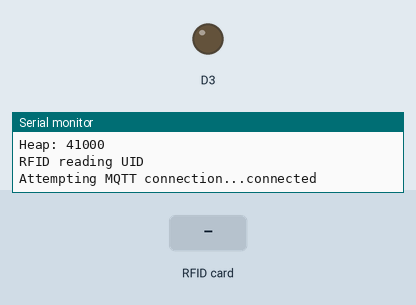
This sketch was run on a simulated ESP8266 (NodeMCU). Parts: output pins drawn as LEDs (lit = HIGH), the last lines printed to the serial monitor. The test bench sets the inputs (shaded band). WiFi joins after 1.5 s; servers stay silent unless stated; network time is answered at once with the bench clock; the local clock reads 2024-03-15 10:24:30 at power-on unless the sketch sets it; storage starts empty; no MQTT or app messages arrive unless stated; pins used as bus, display or sensor lines are not drawn.

Above: at 7.1 s.
7.2 s: RFID card 17 01 C2 3B held to the reader
At 8.2 s:
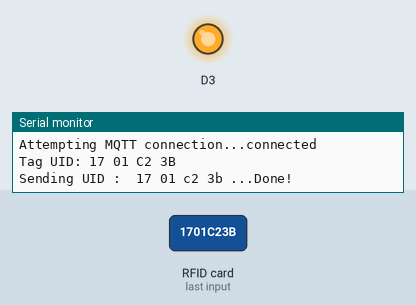
Timing chart, 0 to 14.0 s (numbered marks = the images above; inputs shaded):
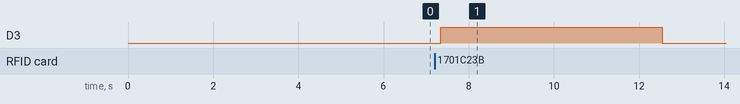

Measured:
- after the input at 7.2 s, D3: LOW → HIGH after 0.14 s, → LOW 5.2 s later

The sketch:

RFID_door_ESP.ino
```cpp
/* IOT Project
 * RFID-enabled Door Lock System
 * By:
 * TANUMON ROY
 * B. Tech (3/4) - ECE - 174259
*/

#include "FS.h"
#include <ESP8266WiFi.h>
#include <PubSubClient.h>
#include <NTPClient.h>
#include <WiFiUdp.h>
#include <SPI.h>
#include <MFRC522.h>
#include <BlynkSimpleEsp8266.h>

#define SS_PIN D4
#define RST_PIN D2
//#define openLED D0
//#define closeLED D1
//#define waitLED D8
MFRC522 mfrc522(SS_PIN, RST_PIN);

// Update these with values suitable for your network.

const char* ssid = "*****";
const char* password = "*****";

#define BLYNK_AUTH "*****" //Blynk App Auth code

WiFiUDP ntpUDP;
NTPClient timeClient(ntpUDP, "pool.ntp.org");

const char* AWS_endpoint = "*****"; //MQTT broker ip

void callback(char* topic, byte* payload, unsigned int length) {
Serial.print("Message arrived [");
Serial.print(topic);
Serial.print("] ");
for (int i = 0; i < length; i++) {
Serial.print((char)payload[i]);
}
Serial.println();

}
WiFiClientSecure espClient;
PubSubClient client(AWS_endpoint, 8883, callback, espClient); //set MQTT port number to 8883 as per //standard
//long lastMsg = 0;
//char msg[50];
//int value = 0;

void setup_wifi() {

delay(10);
// We start by connecting to a WiFi network
espClient.setBufferSizes(512, 512);
Serial.println();
Serial.print("Connecting to ");
Serial.println(ssid);

WiFi.begin(ssid, password);

while (WiFi.status() != WL_CONNECTED) {
delay(500);
Serial.print(".");
}

Serial.println("");
Serial.println("WiFi connected");
Serial.println("IP address: ");
Serial.println(WiFi.localIP());

timeClient.begin();
while(!timeClient.update()){
timeClient.forceUpdate();
}

espClient.setX509Time(timeClient.getEpochTime());

}

void reconnect() {
// Loop until we're reconnected
while (!client.connected()) {
Serial.print("Attempting MQTT connection...");
// Attempt to connect
if (client.connect("ESPthing")) {
Serial.println("connected");
// Once connected, publish an announcement...
client.publish("outTopic", "hello world");
// ... and resubscribe
client.subscribe("inTopic");
} else {
Serial.print("failed, rc=");
Serial.print(client.state());
Serial.println(" try again in 5 seconds");

char buf[256];
espClient.getLastSSLError(buf,256);
Serial.print("WiFiClientSecure SSL error: ");
Serial.println(buf);

// Wait 5 seconds before retrying
delay(5000);
}
}
}

void setup() {

Blynk.begin(BLYNK_AUTH, ssid, password);
Serial.begin(115200);
Serial.setDebugOutput(true);
// initialize digital pin LED_BUILTIN as an output.
pinMode(LED_BUILTIN, OUTPUT);
pinMode(D3, OUTPUT);
digitalWrite(D3,LOW);
setup_wifi();
delay(1000);
if (!SPIFFS.begin()) {
Serial.println("Failed to mount file system");
return;
}

Serial.print("Heap: "); Serial.println(ESP.getFreeHeap());

// Load certificate file
File cert = SPIFFS.open("/cert.der", "r"); //replace cert.crt eith your uploaded file name
if (!cert) {
Serial.println("Failed to open cert file");
}
else
Serial.println("Success to open cert file");

delay(1000);

if (espClient.loadCertificate(cert))
Serial.println("cert loaded");
else
Serial.println("cert not loaded");

// Load private key file
File private_key = SPIFFS.open("/private.der", "r"); //replace private eith your uploaded file name
if (!private_key) {
Serial.println("Failed to open private cert file");
}
else
Serial.println("Success to open private cert file");

delay(1000);

if (espClient.loadPrivateKey(private_key))
Serial.println("private key loaded");
else
Serial.println("private key not loaded");

// Load CA file
File ca = SPIFFS.open("/ca.der", "r"); //replace ca eith your uploaded file name
if (!ca) {
Serial.println("Failed to open ca ");
}
else
Serial.println("Success to open ca");

delay(1000);

if(espClient.loadCACert(ca))
Serial.println("ca loaded");
else
Serial.println("ca failed");

Serial.print("Heap: "); Serial.println(ESP.getFreeHeap());

   SPI.begin();       // Init SPI bus
   mfrc522.PCD_Init(); // Init MFRC522

   Serial.println("RFID reading UID");

}

void loop() {

if (!client.connected()) {
reconnect();
}
client.loop();

Blynk.run();
digitalWrite(D3, LOW);
String tag= "";
  if ( mfrc522.PICC_IsNewCardPresent())
  {
      if ( mfrc522.PICC_ReadCardSerial())
      {

           Serial.print("Tag UID:");
           for (byte i = 0; i < mfrc522.uid.size; i++) {
                  Serial.print(mfrc522.uid.uidByte[i] < 0x10 ? " 0" : " ");
                  Serial.print(mfrc522.uid.uidByte[i], HEX);
                  tag.concat(String(mfrc522.uid.uidByte[i] < 0x10 ? " 0" : " "));
                  tag.concat(String(mfrc522.uid.uidByte[i], HEX));
           }
           Serial.println();

           Serial.print("Sending UID : ");
           Serial.print(tag);
           Serial.print(" ...");
           if(tag==" 17 01 c2 3b")
           {
              if(! client.publish("outTopic", "Card : 17 01 C2 3B"))
              {
                Serial.println("FAILED!!!");
              }
              else
              {
                Serial.println("Done!");
                digitalWrite(LED_BUILTIN, LOW);
                digitalWrite(D3, HIGH);
                delay(5000);
              }
           }

           else if(tag==" 19 44 c6 6e")
           {
              if(! client.publish("outTopic", "Token : 19 44 C6 6E"))
              {
                Serial.println("FAILED!!!");
              }
              else
              {
                Serial.println("Done!");
                digitalWrite(LED_BUILTIN, LOW);
                digitalWrite(D3, HIGH);
                delay(5000);
              }
           }

            mfrc522.PICC_HaltA();
     }
  }
//Serial.print("Heap: "); Serial.println(ESP.getFreeHeap()); //Low heap can cause problems

digitalWrite(LED_BUILTIN, HIGH); // turn the LED on (HIGH is the voltage level)
delay(100); // wait for a second
digitalWrite(LED_BUILTIN, LOW); // turn the LED off by making the voltage LOW
delay(100); // wait for a second
}
```
